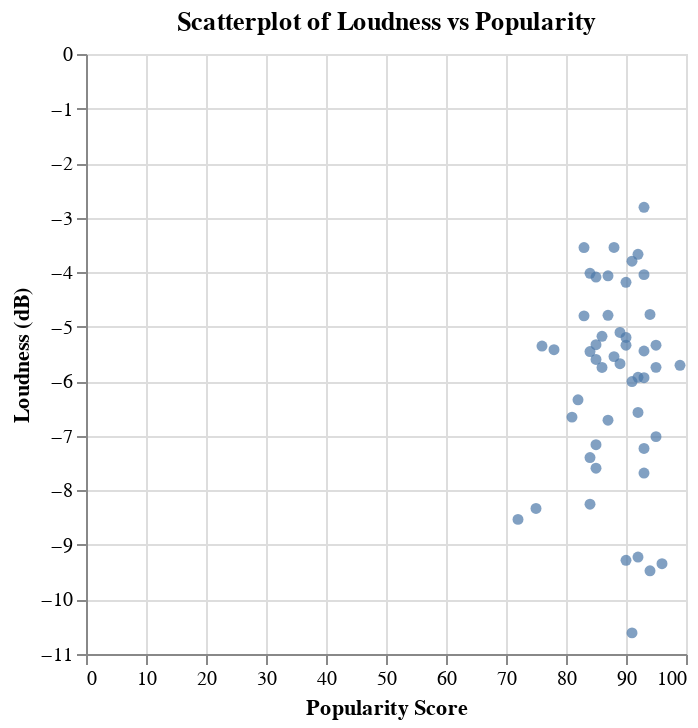

The notebook cell saved with this chart:
### Markdown cell above
There seem to be a relatively weak positive relationship between loudness and popularity score.

### Code cell
# Run this cell
plt.rcParams['figure.figsize'] = (10, 8)

spotify_scatterplot_2 = alt.Chart(spotify_raw,
                            title = "Scatterplot of Loudness vs Popularity"
                            ).mark_circle().encode(
                                x = alt.X("popularity").title("Popularity Score"),
                                y = alt.Y("loudness").title("Loudness (dB)"),
                                )
spotify_scatterplot_2

### Figure 1 — Vega-Lite specification as saved in the notebook (floating-point values rounded to 4 significant figures)
{"config": {"view": {"continuousWidth": 300, "continuousHeight": 300}}, "data": {"name": "data-eafcae488f3ad7e01dd29be0cbc39b7c"}, "mark": {"type": "circle"}, "encoding": {"x": {"field": "popularity", "title": "Popularity Score", "type": "quantitative"}, "y": {"field": "loudness", "title": "Loudness (dB)", "type": "quantitative"}}, "title": "Scatterplot of Loudness vs Popularity", "$schema": "https://vega.github.io/schema/vega-lite/v5.20.1.json", "datasets": {"data-eafcae488f3ad7e01dd29be0cbc39b7c": [{"artist_name": "Miley Cyrus", "track_name": "Flowers", "album_release_date": "2023-08-18", "genres": "pop", "danceability": 0.706, "energy": 0.691, "loudness": -4.775, "key": 0, "tempo": 118.0, "duration_ms": 200600, "time_signature": 4, "popularity": 94, "pop": true}, {"artist_name": "SZA", "track_name": "Kill Bill", "album_release_date": "2022-12-08", "genres": "pop, r&b, rap", "danceability": 0.644, "energy": 0.735, "loudness": -5.747, "key": 8, "tempo": 88.98, "duration_ms": 153947, "time_signature": 4, "popularity": 86, "pop": false}, {"artist_name": "Harry Styles", "track_name": "As It Was", "album_release_date": "2022-05-20", "genres": "pop", "danceability": 0.52, "energy": 0.731, "loudness": -5.338, "key": 6, "tempo": 173.9, "duration_ms": 167303, "time_signature": 4, "popularity": 95, "pop": true}, {"artist_name": "Jung Kook", "track_name": "Seven (feat. Latto) (Explicit Ver.)", "album_release_date": "2023-11-03", "genres": "k-pop", "danceability": 0.79, "energy": 0.831, "loudness": -4.185, "key": 11, "tempo": 125.0, "duration_ms": 183551, "time_signature": 4, "popularity": 90, "pop": false}, {"artist_name": "Eslabon Armado", "track_name": "Ella Baila Sola", "album_release_date": "2023-04-28", "genres": "corrido, corridos tumbados, sad sierreno, sierreno", "danceability": 0.668, "energy": 0.758, "loudness": -5.176, "key": 5, "tempo": 148.0, "duration_ms": 165671, "time_signature": 3, "popularity": 86, "pop": false}, {"artist_name": "Taylor Swift", "track_name": "Cruel Summer", "album_release_date": "2019-08-23", "genres": "pop", "danceability": 0.552, "energy": 0.702, "loudness": -5.707, "key": 9, "tempo": 170.0, "duration_ms": 178427, "time_signature": 4, "popularity": 99, "pop": true}, {"artist_name": "Metro Boomin", "track_name": "Creepin' (with The Weeknd & 21 Savage)", "album_release_date": "2022-12-02", "genres": "rap", "danceability": 0.715, "energy": 0.62, "loudness": -6.005, "key": 1, "tempo": 97.95, "duration_ms": 221520, "time_signature": 4, "popularity": 91, "pop": false}, {"artist_name": "Rema", "track_name": "Calm Down (with Selena Gomez)", "album_release_date": "2023-04-27", "genres": "afrobeats, nigerian pop", "danceability": 0.799, "energy": 0.802, "loudness": -5.196, "key": 11, "tempo": 107.0, "duration_ms": 239318, "time_signature": 4, "popularity": 90, "pop": false}, {"artist_name": "Bizarrap", "track_name": "Shakira: Bzrp Music Sessions, Vol. 53", "album_release_date": "2023-01-11", "genres": "argentine hip hop, pop venezolano, trap argentino, trap latino, urbano latino", "danceability": 0.778, "energy": 0.632, "loudness": -5.6, "key": 2, "tempo": 122.1, "duration_ms": 218289, "time_signature": 4, "popularity": 85, "pop": false}, {"artist_name": "Taylor Swift", "track_name": "Anti-Hero", "album_release_date": "2022-10-21", "genres": "pop", "danceability": 0.637, "energy": 0.643, "loudness": -6.571, "key": 4, "tempo": 97.01, "duration_ms": 200690, "time_signature": 4, "popularity": 92, "pop": true}, {"artist_name": "Arctic Monkeys", "track_name": "I Wanna Be Yours", "album_release_date": "2013-09-09", "genres": "garage rock, modern rock, permanent wave, rock, sheffield indie", "danceability": 0.464, "energy": 0.417, "loudness": -9.345, "key": 0, "tempo": 67.53, "duration_ms": 183956, "time_signature": 4, "popularity": 96, "pop": false}, {"artist_name": "KAROL G", "track_name": "TQG", "album_release_date": "2023-02-24", "genres": "reggaeton, reggaeton colombiano, trap latino, urbano latino", "danceability": 0.72, "energy": 0.63, "loudness": -3.547, "key": 4, "tempo": 180.0, "duration_ms": 199440, "time_signature": 4, "popularity": 88, "pop": false}, {"artist_name": "Yng Lvcas", "track_name": "La Bebe - Remix", "album_release_date": "2023-03-17", "genres": "reggaeton, urbano mexicano", "danceability": 0.812, "energy": 0.479, "loudness": -5.678, "key": 2, "tempo": 169.9, "duration_ms": 234353, "time_signature": 4, "popularity": 89, "pop": false}, {"artist_name": "David Guetta", "track_name": "I'm Good (Blue)", "album_release_date": "2022-08-26", "genres": "big room, dance pop, edm, pop, pop dance", "danceability": 0.561, "energy": 0.965, "loudness": -3.673, "key": 7, "tempo": 128.0, "duration_ms": 175238, "time_signature": 4, "popularity": 92, "pop": false}, {"artist_name": "The Weeknd", "track_name": "Die For You", "album_release_date": "2016-11-24", "genres": "canadian contemporary r&b, canadian pop, pop", "danceability": 0.586, "energy": 0.525, "loudness": -7.163, "key": 1, "tempo": 133.6, "duration_ms": 260253, "time_signature": 4, "popularity": 85, "pop": false}, {"artist_name": "Grupo Frontera", "track_name": "un x100to", "album_release_date": "2023-08-25", "genres": "musica chihuahuense", "danceability": 0.571, "energy": 0.72, "loudness": -4.089, "key": 9, "tempo": 83.83, "duration_ms": 194563, "time_signature": 4, "popularity": 85, "pop": false}, {"artist_name": "Sam Smith", "track_name": "Unholy (feat. Kim Petras)", "album_release_date": "2023-01-27", "genres": "pop, uk pop", "danceability": 0.712, "energy": 0.463, "loudness": -7.399, "key": 2, "tempo": 131.2, "duration_ms": 156943, "time_signature": 4, "popularity": 84, "pop": false}, {"artist_name": "Manuel Turizo", "track_name": "La Bachata", "album_release_date": "2023-03-17", "genres": "colombian pop, latin pop, reggaeton, reggaeton colombiano, trap latino, urbano latino", "danceability": 0.835, "energy": 0.679, "loudness": -5.329, "key": 7, "tempo": 125.0, "duration_ms": 162638, "time_signature": 4, "popularity": 85, "pop": false}, {"artist_name": "PinkPantheress", "track_name": "Boy's a liar Pt. 2", "album_release_date": "2023-11-10", "genres": "bedroom pop", "danceability": 0.696, "energy": 0.809, "loudness": -8.254, "key": 5, "tempo": 133.0, "duration_ms": 131013, "time_signature": 4, "popularity": 84, "pop": false}, {"artist_name": "David Kushner", "track_name": "Daylight", "album_release_date": "2023-04-14", "genres": "gen z singer-songwriter, singer-songwriter pop", "danceability": 0.508, "energy": 0.43, "loudness": -9.475, "key": 2, "tempo": 130.1, "duration_ms": 212954, "time_signature": 4, "popularity": 94, "pop": false}, {"artist_name": "Tom Odell", "track_name": "Another Love", "album_release_date": "2013-06-24", "genres": "chill pop", "danceability": 0.445, "energy": 0.537, "loudness": -8.532, "key": 4, "tempo": 122.8, "duration_ms": 244360, "time_signature": 4, "popularity": 72, "pop": false}, {"artist_name": "The Weeknd", "track_name": "Starboy", "album_release_date": "2016-11-25", "genres": "canadian contemporary r&b, canadian pop, pop", "danceability": 0.679, "energy": 0.587, "loudness": -7.015, "key": 7, "tempo": 186.0, "duration_ms": 230453, "time_signature": 4, "popularity": 95, "pop": false}, {"artist_name": "Yandel", "track_name": "Yandel 150", "album_release_date": "2023-01-13", "genres": "latin hip hop, reggaeton, trap latino, urbano latino", "danceability": 0.783, "energy": 0.729, "loudness": -3.549, "key": 6, "tempo": 168.0, "duration_ms": 216148, "time_signature": 4, "popularity": 83, "pop": false}, {"artist_name": "FIFTY FIFTY", "track_name": "Cupid - Twin Ver.", "album_release_date": "2023-09-22", "genres": "k-pop girl group", "danceability": 0.783, "energy": 0.592, "loudness": -8.332, "key": 11, "tempo": 120.0, "duration_ms": 174253, "time_signature": 4, "popularity": 75, "pop": false}, {"artist_name": "The Weeknd", "track_name": "Die For You (with Ariana Grande) - Remix", "album_release_date": "2023-03-14", "genres": "canadian contemporary r&b, canadian pop, pop", "danceability": 0.575, "energy": 0.5, "loudness": -7.594, "key": 1, "tempo": 67.03, "duration_ms": 232857, "time_signature": 4, "popularity": 85, "pop": false}, {"artist_name": "OneRepublic", "track_name": "I Ain't Worried", "album_release_date": "2022-05-13", "genres": "piano rock, pop", "danceability": 0.704, "energy": 0.797, "loudness": -5.927, "key": 0, "tempo": 140.0, "duration_ms": 148486, "time_signature": 4, "popularity": 92, "pop": false}, {"artist_name": "d4vd", "track_name": "Here With Me", "album_release_date": "2023-05-26", "genres": "bedroom pop", "danceability": 0.571, "energy": 0.458, "loudness": -9.283, "key": 4, "tempo": 132.0, "duration_ms": 242485, "time_signature": 4, "popularity": 90, "pop": false}, {"artist_name": "Morgan Wallen", "track_name": "Last Night", "album_release_date": "2023-03-03", "genres": "contemporary country", "danceability": 0.492, "energy": 0.675, "loudness": -5.456, "key": 6, "tempo": 203.8, "duration_ms": 163855, "time_signature": 4, "popularity": 84, "pop": false}, {"artist_name": "JVKE", "track_name": "golden hour", "album_release_date": "2022-09-23", "genres": "modern indie pop, pov: indie, singer-songwriter pop", "danceability": 0.515, "energy": 0.593, "loudness": -4.801, "key": 4, "tempo": 94.47, "duration_ms": 209260, "time_signature": 3, "popularity": 83, "pop": false}, {"artist_name": "Stephen Sanchez", "track_name": "Until I Found You (with Em Beihold) - Em Beihold Version", "album_release_date": "2022-04-22", "genres": "gen z singer-songwriter", "danceability": 0.551, "energy": 0.55, "loudness": -5.339, "key": 10, "tempo": 101.2, "duration_ms": 176440, "time_signature": 3, "popularity": 90, "pop": false}, {"artist_name": "Myke Towers", "track_name": "LALA", "album_release_date": "2023-03-23", "genres": "reggaeton, trap latino, urbano latino", "danceability": 0.708, "energy": 0.737, "loudness": -4.045, "key": 1, "tempo": 91.99, "duration_ms": 197920, "time_signature": 4, "popularity": 93, "pop": false}, {"artist_name": "Bizarrap", "track_name": "Quevedo: Bzrp Music Sessions, Vol. 52", "album_release_date": "2022-07-06", "genres": "argentine hip hop, pop venezolano, trap argentino, trap latino, urbano latino", "danceability": 0.621, "energy": 0.782, "loudness": -5.548, "key": 2, "tempo": 128.0, "duration_ms": 198938, "time_signature": 4, "popularity": 88, "pop": false}, {"artist_name": "Ozuna", "track_name": "Hey Mor", "album_release_date": "2022-10-07", "genres": "puerto rican pop, reggaeton, trap latino, urbano latino", "danceability": 0.901, "energy": 0.589, "loudness": -6.713, "key": 1, "tempo": 98.0, "duration_ms": 196600, "time_signature": 4, "popularity": 87, "pop": false}, {"artist_name": "Feid", "track_name": "CLASSY 101", "album_release_date": "2023-03-31", "genres": "colombian pop, pop reggaeton, reggaeton, reggaeton colombiano, trap latino, urbano latino", "danceability": 0.859, "energy": 0.658, "loudness": -4.79, "key": 11, "tempo": 100.1, "duration_ms": 195987, "time_signature": 4, "popularity": 87, "pop": false}, {"artist_name": "Doja Cat", "track_name": "Paint The Town Red", "album_release_date": "2023-09-20", "genres": "dance pop, pop", "danceability": 0.864, "energy": 0.556, "loudness": -7.683, "key": 2, "tempo": 99.97, "duration_ms": 230480, "time_signature": 4, "popularity": 93, "pop": false}, {"artist_name": "The Neighbourhood", "track_name": "Sweater Weather", "album_release_date": "2013-04-19", "genres": "modern alternative rock, modern rock, pop", "danceability": 0.612, "energy": 0.807, "loudness": -2.81, "key": 10, "tempo": 124.1, "duration_ms": 240400, "time_signature": 4, "popularity": 93, "pop": false}, {"artist_name": "SZA", "track_name": "Snooze", "album_release_date": "2022-12-09", "genres": "pop, r&b, rap", "danceability": 0.559, "energy": 0.551, "loudness": -7.231, "key": 5, "tempo": 143.0, "duration_ms": 201800, "time_signature": 4, "popularity": 93, "pop": false}, {"artist_name": "Taylor Swift", "track_name": "Blank Space", "album_release_date": "2014-10-27", "genres": "pop", "danceability": 0.753, "energy": 0.678, "loudness": -5.421, "key": 5, "tempo": 96.01, "duration_ms": 231827, "time_signature": 4, "popularity": 78, "pop": true}, {"artist_name": "The Weeknd", "track_name": "Blinding Lights", "album_release_date": "2020-03-20", "genres": "canadian contemporary r&b, canadian pop, pop", "danceability": 0.514, "energy": 0.73, "loudness": -5.934, "key": 1, "tempo": 171.0, "duration_ms": 200040, "time_signature": 4, "popularity": 93, "pop": false}, {"artist_name": "Bad Bunny", "track_name": "WHERE SHE GOES", "album_release_date": "2023-10-13", "genres": "reggaeton, trap latino, urbano latino", "danceability": 0.651, "energy": 0.799, "loudness": -4.02, "key": 9, "tempo": 144.0, "duration_ms": 231704, "time_signature": 4, "popularity": 84, "pop": false}, {"artist_name": "Jimin", "track_name": "Like Crazy", "album_release_date": "2023-03-24", "genres": "k-pop", "danceability": 0.629, "energy": 0.733, "loudness": -5.445, "key": 7, "tempo": 120.0, "duration_ms": 212241, "time_signature": 4, "popularity": 93, "pop": false}, {"artist_name": "Eminem", "track_name": "Mockingbird", "album_release_date": "2004-11-12", "genres": "detroit hip hop, hip hop, rap", "danceability": 0.637, "energy": 0.678, "loudness": -3.798, "key": 0, "tempo": 84.04, "duration_ms": 250760, "time_signature": 4, "popularity": 91, "pop": false}, {"artist_name": "RAYE", "track_name": "Escapism.", "album_release_date": "2023-02-03", "genres": "uk contemporary r&b, uk pop", "danceability": 0.538, "energy": 0.742, "loudness": -5.355, "key": 2, "tempo": 96.11, "duration_ms": 272373, "time_signature": 4, "popularity": 76, "pop": false}, {"artist_name": "Olivia Rodrigo", "track_name": "vampire", "album_release_date": "2023-09-08", "genres": "pop", "danceability": 0.511, "energy": 0.532, "loudness": -5.745, "key": 5, "tempo": 138.0, "duration_ms": 219724, "time_signature": 4, "popularity": 95, "pop": true}, {"artist_name": "Peso Pluma", "track_name": "PRC", "album_release_date": "2023-06-29", "genres": "corridos tumbados, sad sierreno", "danceability": 0.784, "energy": 0.826, "loudness": -6.34, "key": 7, "tempo": 138.1, "duration_ms": 184066, "time_signature": 3, "popularity": 82, "pop": false}, {"artist_name": "Tyler, The Creator", "track_name": "See You Again (feat. Kali Uchis)", "album_release_date": "2017-07-21", "genres": "hip hop, rap", "danceability": 0.558, "energy": 0.559, "loudness": -9.222, "key": 6, "tempo": 78.56, "duration_ms": 180387, "time_signature": 4, "popularity": 92, "pop": false}, {"artist_name": "Bad Bunny", "track_name": "Me Porto Bonito", "album_release_date": "2022-05-06", "genres": "reggaeton, trap latino, urbano latino", "danceability": 0.911, "energy": 0.712, "loudness": -5.105, "key": 1, "tempo": 92.0, "duration_ms": 178567, "time_signature": 4, "popularity": 89, "pop": false}, {"artist_name": "NewJeans", "track_name": "OMG", "album_release_date": "2023-01-02", "genres": "k-pop, k-pop girl group", "danceability": 0.804, "energy": 0.771, "loudness": -4.067, "key": 9, "tempo": 127.0, "duration_ms": 212253, "time_signature": 4, "popularity": 87, "pop": false}, {"artist_name": "Natanael Cano", "track_name": "AMG", "album_release_date": "2023-06-30", "genres": "corrido, corridos tumbados, musica mexicana, sad sierreno, sierreno", "danceability": 0.772, "energy": 0.73, "loudness": -6.657, "key": 11, "tempo": 136.2, "duration_ms": 174943, "time_signature": 3, "popularity": 81, "pop": false}, {"artist_name": "d4vd", "track_name": "Romantic Homicide", "album_release_date": "2022-07-20", "genres": "bedroom pop", "danceability": 0.571, "energy": 0.544, "loudness": -10.61, "key": 6, "tempo": 132.1, "duration_ms": 132631, "time_signature": 4, "popularity": 91, "pop": false}]}}
